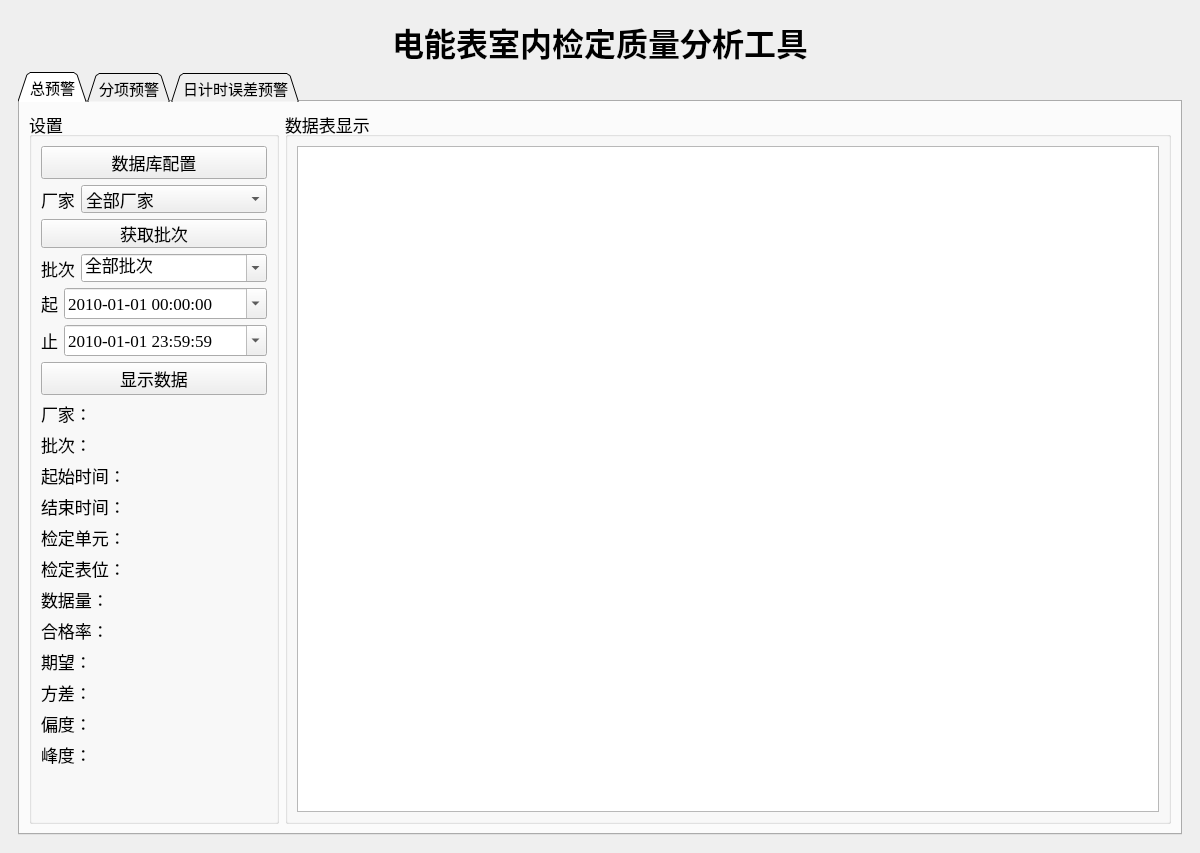
<?xml version="1.0" encoding="UTF-8"?>
<ui version="4.0">
 <class>MainWindow</class>
 <widget class="QMainWindow" name="MainWindow">
  <property name="windowModality">
   <enum>Qt::WindowModal</enum>
  </property>
  <property name="geometry">
   <rect>
    <x>0</x>
    <y>0</y>
    <width>1200</width>
    <height>853</height>
   </rect>
  </property>
  <property name="minimumSize">
   <size>
    <width>1200</width>
    <height>853</height>
   </size>
  </property>
  <property name="font">
   <font>
    <family>Times New Roman</family>
   </font>
  </property>
  <property name="contextMenuPolicy">
   <enum>Qt::DefaultContextMenu</enum>
  </property>
  <property name="windowTitle">
   <string>电能表室内检定质量分析工具</string>
  </property>
  <property name="autoFillBackground">
   <bool>false</bool>
  </property>
  <widget class="QWidget" name="centralWidget">
   <layout class="QGridLayout" name="gridLayout_2">
    <item row="0" column="0">
     <widget class="QTabWidget" name="tabWidget">
      <property name="font">
       <font>
        <pointsize>11</pointsize>
       </font>
      </property>
      <property name="autoFillBackground">
       <bool>true</bool>
      </property>
      <property name="tabShape">
       <enum>QTabWidget::Triangular</enum>
      </property>
      <property name="currentIndex">
       <number>0</number>
      </property>
      <property name="elideMode">
       <enum>Qt::ElideNone</enum>
      </property>
      <property name="documentMode">
       <bool>true</bool>
      </property>
      <property name="tabsClosable">
       <bool>false</bool>
      </property>
      <property name="movable">
       <bool>false</bool>
      </property>
      <property name="tabBarAutoHide">
       <bool>true</bool>
      </property>
      <widget class="QWidget" name="tab_1">
       <attribute name="title">
        <string>检定质量分析</string>
       </attribute>
       <layout class="QGridLayout" name="gridLayout_6">
        <item row="1" column="0">
         <widget class="QTabWidget" name="tabWidget_2">
          <property name="tabShape">
           <enum>QTabWidget::Triangular</enum>
          </property>
          <property name="currentIndex">
           <number>0</number>
          </property>
          <property name="documentMode">
           <bool>false</bool>
          </property>
          <property name="tabsClosable">
           <bool>false</bool>
          </property>
          <widget class="QWidget" name="tab_3">
           <attribute name="title">
            <string>总预警</string>
           </attribute>
           <layout class="QGridLayout" name="gridLayout">
            <item row="0" column="0">
             <layout class="QHBoxLayout" name="horizontalLayout">
              <item>
               <widget class="QGroupBox" name="groupBox_3">
                <property name="sizePolicy">
                 <sizepolicy hsizetype="Expanding" vsizetype="Preferred">
                  <horstretch>0</horstretch>
                  <verstretch>0</verstretch>
                 </sizepolicy>
                </property>
                <property name="maximumSize">
                 <size>
                  <width>250</width>
                  <height>16777215</height>
                 </size>
                </property>
                <property name="font">
                 <font>
                  <family>Times New Roman</family>
                  <pointsize>13</pointsize>
                 </font>
                </property>
                <property name="title">
                 <string>设置</string>
                </property>
                <property name="flat">
                 <bool>true</bool>
                </property>
                <layout class="QGridLayout" name="gridLayout_10">
                 <item row="0" column="0">
                  <layout class="QVBoxLayout" name="verticalLayout_2">
                   <item>
                    <widget class="QPushButton" name="pushButton_database_setting">
                     <property name="sizePolicy">
                      <sizepolicy hsizetype="Preferred" vsizetype="Fixed">
                       <horstretch>0</horstretch>
                       <verstretch>0</verstretch>
                      </sizepolicy>
                     </property>
                     <property name="font">
                      <font>
                       <pointsize>13</pointsize>
                      </font>
                     </property>
                     <property name="text">
                      <string>数据库配置</string>
                     </property>
                    </widget>
                   </item>
                   <item>
                    <layout class="QFormLayout" name="formLayout">
                     <item row="0" column="0">
                      <widget class="QLabel" name="Label_3">
                       <property name="text">
                        <string>厂家</string>
                       </property>
                      </widget>
                     </item>
                     <item row="0" column="1">
                      <widget class="QComboBox" name="ComboBox_factory">
                       <property name="font">
                        <font>
                         <pointsize>13</pointsize>
                        </font>
                       </property>
                       <property name="editable">
                        <bool>false</bool>
                       </property>
                       <item>
                        <property name="text">
                         <string>全部厂家</string>
                        </property>
                       </item>
                      </widget>
                     </item>
                    </layout>
                   </item>
                   <item>
                    <widget class="QPushButton" name="pushButton_batch">
                     <property name="maximumSize">
                      <size>
                       <width>16777215</width>
                       <height>29</height>
                      </size>
                     </property>
                     <property name="font">
                      <font>
                       <pointsize>13</pointsize>
                      </font>
                     </property>
                     <property name="text">
                      <string>获取批次</string>
                     </property>
                    </widget>
                   </item>
                   <item>
                    <layout class="QFormLayout" name="formLayout_4">
                     <item row="0" column="0">
                      <widget class="QLabel" name="Label">
                       <property name="text">
                        <string>批次</string>
                       </property>
                      </widget>
                     </item>
                     <item row="0" column="1">
                      <widget class="QComboBox" name="ComboBox_batch">
                       <property name="font">
                        <font>
                         <pointsize>13</pointsize>
                        </font>
                       </property>
                       <property name="editable">
                        <bool>true</bool>
                       </property>
                       <item>
                        <property name="text">
                         <string>全部批次</string>
                        </property>
                       </item>
                      </widget>
                     </item>
                    </layout>
                   </item>
                   <item>
                    <layout class="QFormLayout" name="formLayout_5">
                     <item row="0" column="0">
                      <widget class="QLabel" name="Label_alert_start">
                       <property name="text">
                        <string>起</string>
                       </property>
                      </widget>
                     </item>
                     <item row="1" column="0">
                      <widget class="QLabel" name="Label_alert_end">
                       <property name="text">
                        <string>止</string>
                       </property>
                      </widget>
                     </item>
                     <item row="1" column="1">
                      <widget class="QDateTimeEdit" name="DateTimeEdit_alert_end">
                       <property name="sizePolicy">
                        <sizepolicy hsizetype="Preferred" vsizetype="Fixed">
                         <horstretch>0</horstretch>
                         <verstretch>0</verstretch>
                        </sizepolicy>
                       </property>
                       <property name="minimumSize">
                        <size>
                         <width>0</width>
                         <height>31</height>
                        </size>
                       </property>
                       <property name="dateTime">
                        <datetime>
                         <hour>23</hour>
                         <minute>59</minute>
                         <second>59</second>
                         <year>2010</year>
                         <month>1</month>
                         <day>1</day>
                        </datetime>
                       </property>
                       <property name="displayFormat">
                        <string>yyyy-MM-dd HH:mm:ss</string>
                       </property>
                       <property name="calendarPopup">
                        <bool>true</bool>
                       </property>
                      </widget>
                     </item>
                     <item row="0" column="1">
                      <widget class="QDateTimeEdit" name="DateTimeEdit_alert_start">
                       <property name="sizePolicy">
                        <sizepolicy hsizetype="Preferred" vsizetype="Fixed">
                         <horstretch>0</horstretch>
                         <verstretch>0</verstretch>
                        </sizepolicy>
                       </property>
                       <property name="minimumSize">
                        <size>
                         <width>0</width>
                         <height>31</height>
                        </size>
                       </property>
                       <property name="dateTime">
                        <datetime>
                         <hour>0</hour>
                         <minute>0</minute>
                         <second>0</second>
                         <year>2010</year>
                         <month>1</month>
                         <day>1</day>
                        </datetime>
                       </property>
                       <property name="displayFormat">
                        <string>yyyy-MM-dd HH:mm:ss</string>
                       </property>
                       <property name="calendarPopup">
                        <bool>true</bool>
                       </property>
                      </widget>
                     </item>
                    </layout>
                   </item>
                   <item>
                    <widget class="QPushButton" name="pushButton_alert">
                     <property name="sizePolicy">
                      <sizepolicy hsizetype="Preferred" vsizetype="Fixed">
                       <horstretch>0</horstretch>
                       <verstretch>0</verstretch>
                      </sizepolicy>
                     </property>
                     <property name="font">
                      <font>
                       <pointsize>13</pointsize>
                      </font>
                     </property>
                     <property name="text">
                      <string>显示数据</string>
                     </property>
                    </widget>
                   </item>
                   <item>
                    <widget class="QLabel" name="label_factory">
                     <property name="text">
                      <string>厂家：</string>
                     </property>
                    </widget>
                   </item>
                   <item>
                    <widget class="QLabel" name="label_batch">
                     <property name="text">
                      <string>批次：</string>
                     </property>
                    </widget>
                   </item>
                   <item>
                    <widget class="QLabel" name="label_StartDate_alert">
                     <property name="text">
                      <string>起始时间：</string>
                     </property>
                    </widget>
                   </item>
                   <item>
                    <widget class="QLabel" name="label_EndDate_alert">
                     <property name="text">
                      <string>结束时间：</string>
                     </property>
                    </widget>
                   </item>
                   <item>
                    <widget class="QLabel" name="label_stationID">
                     <property name="text">
                      <string>检定单元：</string>
                     </property>
                    </widget>
                   </item>
                   <item>
                    <widget class="QLabel" name="label_meterID">
                     <property name="text">
                      <string>检定表位：</string>
                     </property>
                    </widget>
                   </item>
                   <item>
                    <widget class="QLabel" name="label_num">
                     <property name="text">
                      <string>数据量：</string>
                     </property>
                    </widget>
                   </item>
                   <item>
                    <widget class="QLabel" name="label_FPY">
                     <property name="text">
                      <string>合格率：</string>
                     </property>
                    </widget>
                   </item>
                   <item>
                    <widget class="QLabel" name="label_mean">
                     <property name="text">
                      <string>期望：</string>
                     </property>
                    </widget>
                   </item>
                   <item>
                    <widget class="QLabel" name="label_var">
                     <property name="text">
                      <string>方差：</string>
                     </property>
                    </widget>
                   </item>
                   <item>
                    <widget class="QLabel" name="label_skew">
                     <property name="text">
                      <string>偏度：</string>
                     </property>
                    </widget>
                   </item>
                   <item>
                    <widget class="QLabel" name="label_kurtosis">
                     <property name="text">
                      <string>峰度：</string>
                     </property>
                    </widget>
                   </item>
                   <item>
                    <spacer name="verticalSpacer_2">
                     <property name="orientation">
                      <enum>Qt::Vertical</enum>
                     </property>
                     <property name="sizeHint" stdset="0">
                      <size>
                       <width>118</width>
                       <height>549</height>
                      </size>
                     </property>
                    </spacer>
                   </item>
                  </layout>
                 </item>
                </layout>
               </widget>
              </item>
              <item>
               <widget class="QGroupBox" name="groupBox_4">
                <property name="font">
                 <font>
                  <family>Times New Roman</family>
                  <pointsize>13</pointsize>
                 </font>
                </property>
                <property name="title">
                 <string>数据表显示</string>
                </property>
                <property name="flat">
                 <bool>true</bool>
                </property>
                <property name="checkable">
                 <bool>false</bool>
                </property>
                <layout class="QGridLayout" name="gridLayout_5">
                 <item row="0" column="0">
                  <widget class="QTableWidget" name="tableWidget_alert">
                   <property name="alternatingRowColors">
                    <bool>true</bool>
                   </property>
                  </widget>
                 </item>
                </layout>
               </widget>
              </item>
             </layout>
            </item>
           </layout>
          </widget>
          <widget class="QWidget" name="tab_4">
           <attribute name="title">
            <string>分项预警</string>
           </attribute>
           <layout class="QGridLayout" name="gridLayout_3">
            <item row="0" column="0">
             <layout class="QHBoxLayout" name="horizontalLayout_2">
              <item>
               <widget class="QGroupBox" name="groupBox_5">
                <property name="sizePolicy">
                 <sizepolicy hsizetype="Expanding" vsizetype="Preferred">
                  <horstretch>0</horstretch>
                  <verstretch>0</verstretch>
                 </sizepolicy>
                </property>
                <property name="maximumSize">
                 <size>
                  <width>250</width>
                  <height>16777215</height>
                 </size>
                </property>
                <property name="font">
                 <font>
                  <family>Times New Roman</family>
                  <pointsize>13</pointsize>
                 </font>
                </property>
                <property name="title">
                 <string>设置</string>
                </property>
                <property name="flat">
                 <bool>true</bool>
                </property>
                <layout class="QGridLayout" name="gridLayout_9">
                 <item row="1" column="0">
                  <layout class="QVBoxLayout" name="verticalLayout">
                   <item>
                    <layout class="QFormLayout" name="formLayout_3">
                     <item row="1" column="0">
                      <widget class="QLabel" name="Label_2">
                       <property name="text">
                        <string>厂家</string>
                       </property>
                      </widget>
                     </item>
                     <item row="1" column="1">
                      <widget class="QComboBox" name="ComboBox_factory_sub">
                       <property name="font">
                        <font>
                         <pointsize>13</pointsize>
                        </font>
                       </property>
                       <property name="editable">
                        <bool>false</bool>
                       </property>
                       <item>
                        <property name="text">
                         <string>全部厂家</string>
                        </property>
                       </item>
                      </widget>
                     </item>
                    </layout>
                   </item>
                   <item>
                    <widget class="QPushButton" name="pushButton_batch_sub">
                     <property name="text">
                      <string>获取批次</string>
                     </property>
                    </widget>
                   </item>
                   <item>
                    <layout class="QFormLayout" name="formLayout_2">
                     <item row="1" column="0">
                      <widget class="QLabel" name="Label_4">
                       <property name="text">
                        <string>批次</string>
                       </property>
                      </widget>
                     </item>
                     <item row="1" column="1">
                      <widget class="QComboBox" name="ComboBox_batch_sub">
                       <property name="font">
                        <font>
                         <pointsize>13</pointsize>
                        </font>
                       </property>
                       <property name="editable">
                        <bool>true</bool>
                       </property>
                       <item>
                        <property name="text">
                         <string>全部批次</string>
                        </property>
                       </item>
                      </widget>
                     </item>
                     <item row="2" column="0">
                      <widget class="QLabel" name="Label_5">
                       <property name="text">
                        <string>项目</string>
                       </property>
                      </widget>
                     </item>
                     <item row="2" column="1">
                      <widget class="QComboBox" name="ComboBox_itemname">
                       <property name="font">
                        <font>
                         <pointsize>13</pointsize>
                        </font>
                       </property>
                       <item>
                        <property name="text">
                         <string>P+,H,(1.0Ib,1.0)</string>
                        </property>
                       </item>
                       <item>
                        <property name="text">
                         <string>P+,H,(1.0Ib,0.5L)</string>
                        </property>
                       </item>
                       <item>
                        <property name="text">
                         <string>P+,H,(0.2Ib,0.5L)</string>
                        </property>
                       </item>
                       <item>
                        <property name="text">
                         <string>P+,H,(0.1Ib,1.0)</string>
                        </property>
                       </item>
                       <item>
                        <property name="text">
                         <string>P+,H,(0.1Ib,0.5L)</string>
                        </property>
                       </item>
                       <item>
                        <property name="text">
                         <string>P+,H,(0.05Ib,1.0)</string>
                        </property>
                       </item>
                       <item>
                        <property name="text">
                         <string>P+,H,(Imax,1.0)</string>
                        </property>
                       </item>
                       <item>
                        <property name="text">
                         <string>P+,H,(Imax,0.5L)</string>
                        </property>
                       </item>
                       <item>
                        <property name="text">
                         <string>P+,H,(0.5Imax,1.0)</string>
                        </property>
                       </item>
                       <item>
                        <property name="text">
                         <string>P+,H,(0.5Imax,0.5L)</string>
                        </property>
                       </item>
                      </widget>
                     </item>
                    </layout>
                   </item>
                   <item>
                    <layout class="QFormLayout" name="formLayout_6">
                     <item row="0" column="0">
                      <widget class="QLabel" name="Label_alert_start_2">
                       <property name="text">
                        <string>起</string>
                       </property>
                      </widget>
                     </item>
                     <item row="0" column="1">
                      <widget class="QDateTimeEdit" name="DateTimeEdit_subalert_start">
                       <property name="minimumSize">
                        <size>
                         <width>0</width>
                         <height>31</height>
                        </size>
                       </property>
                       <property name="dateTime">
                        <datetime>
                         <hour>0</hour>
                         <minute>0</minute>
                         <second>0</second>
                         <year>2010</year>
                         <month>1</month>
                         <day>1</day>
                        </datetime>
                       </property>
                       <property name="displayFormat">
                        <string>yyyy-MM-dd HH:mm:ss</string>
                       </property>
                       <property name="calendarPopup">
                        <bool>true</bool>
                       </property>
                      </widget>
                     </item>
                     <item row="1" column="0">
                      <widget class="QLabel" name="Label_alert_end_2">
                       <property name="text">
                        <string>止</string>
                       </property>
                      </widget>
                     </item>
                     <item row="1" column="1">
                      <widget class="QDateTimeEdit" name="DateTimeEdit_subalert_end">
                       <property name="minimumSize">
                        <size>
                         <width>0</width>
                         <height>31</height>
                        </size>
                       </property>
                       <property name="dateTime">
                        <datetime>
                         <hour>23</hour>
                         <minute>59</minute>
                         <second>59</second>
                         <year>2010</year>
                         <month>1</month>
                         <day>1</day>
                        </datetime>
                       </property>
                       <property name="displayFormat">
                        <string>yyyy-MM-dd HH:mm:ss</string>
                       </property>
                       <property name="calendarPopup">
                        <bool>true</bool>
                       </property>
                      </widget>
                     </item>
                    </layout>
                   </item>
                   <item>
                    <widget class="QPushButton" name="pushButton_subalert">
                     <property name="font">
                      <font>
                       <pointsize>13</pointsize>
                      </font>
                     </property>
                     <property name="text">
                      <string>显示数据</string>
                     </property>
                    </widget>
                   </item>
                   <item>
                    <widget class="QLabel" name="label_factory_sub">
                     <property name="text">
                      <string>厂家：</string>
                     </property>
                    </widget>
                   </item>
                   <item>
                    <widget class="QLabel" name="label_batch_sub">
                     <property name="text">
                      <string>批次：</string>
                     </property>
                    </widget>
                   </item>
                   <item>
                    <widget class="QLabel" name="label_itemname">
                     <property name="text">
                      <string>项目：</string>
                     </property>
                    </widget>
                   </item>
                   <item>
                    <widget class="QLabel" name="label_StartDate_subalert">
                     <property name="text">
                      <string>起始时间：</string>
                     </property>
                    </widget>
                   </item>
                   <item>
                    <widget class="QLabel" name="label_EndDate_subalert">
                     <property name="text">
                      <string>结束时间：</string>
                     </property>
                    </widget>
                   </item>
                   <item>
                    <widget class="QLabel" name="label_stationID_sub">
                     <property name="text">
                      <string>检定单元：</string>
                     </property>
                    </widget>
                   </item>
                   <item>
                    <widget class="QLabel" name="label_meterID_sub">
                     <property name="text">
                      <string>检定表位：</string>
                     </property>
                    </widget>
                   </item>
                   <item>
                    <widget class="QLabel" name="label_num_sub">
                     <property name="text">
                      <string>数据量：</string>
                     </property>
                    </widget>
                   </item>
                   <item>
                    <widget class="QLabel" name="label_FPY_sub">
                     <property name="text">
                      <string>合格率：</string>
                     </property>
                    </widget>
                   </item>
                   <item>
                    <widget class="QLabel" name="label_mean_sub">
                     <property name="text">
                      <string>期望：</string>
                     </property>
                    </widget>
                   </item>
                   <item>
                    <widget class="QLabel" name="label_var_sub">
                     <property name="text">
                      <string>方差：</string>
                     </property>
                    </widget>
                   </item>
                   <item>
                    <widget class="QLabel" name="label_skew_sub">
                     <property name="text">
                      <string>偏度：</string>
                     </property>
                    </widget>
                   </item>
                   <item>
                    <widget class="QLabel" name="label_kurtosis_sub">
                     <property name="text">
                      <string>峰度：</string>
                     </property>
                    </widget>
                   </item>
                   <item>
                    <spacer name="verticalSpacer_3">
                     <property name="orientation">
                      <enum>Qt::Vertical</enum>
                     </property>
                     <property name="sizeHint" stdset="0">
                      <size>
                       <width>118</width>
                       <height>549</height>
                      </size>
                     </property>
                    </spacer>
                   </item>
                  </layout>
                 </item>
                </layout>
               </widget>
              </item>
              <item>
               <widget class="QGroupBox" name="groupBox_6">
                <property name="font">
                 <font>
                  <family>Times New Roman</family>
                  <pointsize>13</pointsize>
                 </font>
                </property>
                <property name="title">
                 <string>数据表显示</string>
                </property>
                <property name="flat">
                 <bool>true</bool>
                </property>
                <property name="checkable">
                 <bool>false</bool>
                </property>
                <layout class="QGridLayout" name="gridLayout_7">
                 <item row="0" column="0">
                  <widget class="QTableWidget" name="tableWidget_subalert">
                   <property name="alternatingRowColors">
                    <bool>true</bool>
                   </property>
                  </widget>
                 </item>
                </layout>
               </widget>
              </item>
             </layout>
            </item>
           </layout>
          </widget>
          <widget class="QWidget" name="tab_5">
           <attribute name="title">
            <string>日计时误差预警</string>
           </attribute>
           <layout class="QGridLayout" name="gridLayout_4">
            <item row="0" column="0">
             <widget class="QGroupBox" name="groupBox_7">
              <property name="sizePolicy">
               <sizepolicy hsizetype="Expanding" vsizetype="Preferred">
                <horstretch>0</horstretch>
                <verstretch>0</verstretch>
               </sizepolicy>
              </property>
              <property name="maximumSize">
               <size>
                <width>250</width>
                <height>16777215</height>
               </size>
              </property>
              <property name="font">
               <font>
                <family>Times New Roman</family>
                <pointsize>13</pointsize>
               </font>
              </property>
              <property name="title">
               <string>设置</string>
              </property>
              <property name="flat">
               <bool>true</bool>
              </property>
              <layout class="QVBoxLayout" name="verticalLayout_7">
               <item>
                <layout class="QVBoxLayout" name="verticalLayout_8">
                 <item>
                  <layout class="QFormLayout" name="formLayout_7">
                   <item row="0" column="0">
                    <widget class="QLabel" name="Label_alert_start_3">
                     <property name="text">
                      <string>起</string>
                     </property>
                    </widget>
                   </item>
                   <item row="1" column="0">
                    <widget class="QLabel" name="Label_alert_end_3">
                     <property name="text">
                      <string>止</string>
                     </property>
                    </widget>
                   </item>
                   <item row="1" column="1">
                    <widget class="QDateTimeEdit" name="DateTimeEdit_terror_end">
                     <property name="minimumSize">
                      <size>
                       <width>0</width>
                       <height>31</height>
                      </size>
                     </property>
                     <property name="dateTime">
                      <datetime>
                       <hour>23</hour>
                       <minute>59</minute>
                       <second>59</second>
                       <year>2010</year>
                       <month>1</month>
                       <day>1</day>
                      </datetime>
                     </property>
                     <property name="displayFormat">
                      <string>yyyy-MM-dd HH:mm:ss</string>
                     </property>
                     <property name="calendarPopup">
                      <bool>true</bool>
                     </property>
                    </widget>
                   </item>
                   <item row="0" column="1">
                    <widget class="QDateTimeEdit" name="DateTimeEdit_terror_start">
                     <property name="minimumSize">
                      <size>
                       <width>0</width>
                       <height>31</height>
                      </size>
                     </property>
                     <property name="dateTime">
                      <datetime>
                       <hour>0</hour>
                       <minute>0</minute>
                       <second>0</second>
                       <year>2010</year>
                       <month>1</month>
                       <day>1</day>
                      </datetime>
                     </property>
                     <property name="displayFormat">
                      <string>yyyy-MM-dd HH:mm:ss</string>
                     </property>
                     <property name="calendarPopup">
                      <bool>true</bool>
                     </property>
                    </widget>
                   </item>
                  </layout>
                 </item>
                 <item>
                  <widget class="QPushButton" name="pushButton_terror">
                   <property name="font">
                    <font>
                     <pointsize>13</pointsize>
                    </font>
                   </property>
                   <property name="text">
                    <string>显示数据</string>
                   </property>
                  </widget>
                 </item>
                 <item>
                  <widget class="QLabel" name="label_StartDate_terror">
                   <property name="text">
                    <string>起始时间：</string>
                   </property>
                  </widget>
                 </item>
                 <item>
                  <widget class="QLabel" name="label_EndDate_terror">
                   <property name="text">
                    <string>结束时间：</string>
                   </property>
                  </widget>
                 </item>
                 <item>
                  <widget class="QLabel" name="label_stationID_terror">
                   <property name="text">
                    <string>检定单元：</string>
                   </property>
                  </widget>
                 </item>
                 <item>
                  <widget class="QLabel" name="label_num_terror">
                   <property name="text">
                    <string>数据量：</string>
                   </property>
                  </widget>
                 </item>
                 <item>
                  <widget class="QLabel" name="label_mean_terror">
                   <property name="text">
                    <string>期望：</string>
                   </property>
                  </widget>
                 </item>
                </layout>
               </item>
               <item>
                <spacer name="verticalSpacer_4">
                 <property name="orientation">
                  <enum>Qt::Vertical</enum>
                 </property>
                 <property name="sizeHint" stdset="0">
                  <size>
                   <width>118</width>
                   <height>549</height>
                  </size>
                 </property>
                </spacer>
               </item>
              </layout>
             </widget>
            </item>
            <item row="0" column="1">
             <widget class="QGroupBox" name="groupBox_8">
              <property name="font">
               <font>
                <family>Times New Roman</family>
                <pointsize>13</pointsize>
               </font>
              </property>
              <property name="title">
               <string>数据表显示</string>
              </property>
              <property name="flat">
               <bool>true</bool>
              </property>
              <property name="checkable">
               <bool>false</bool>
              </property>
              <layout class="QGridLayout" name="gridLayout_8">
               <item row="0" column="0">
                <widget class="QTableWidget" name="tableWidget_terror">
                 <property name="alternatingRowColors">
                  <bool>true</bool>
                 </property>
                </widget>
               </item>
              </layout>
             </widget>
            </item>
           </layout>
          </widget>
         </widget>
        </item>
        <item row="0" column="0">
         <widget class="QLabel" name="label">
          <property name="font">
           <font>
            <pointsize>24</pointsize>
            <weight>75</weight>
            <bold>true</bold>
           </font>
          </property>
          <property name="text">
           <string>电能表室内检定质量分析工具</string>
          </property>
          <property name="alignment">
           <set>Qt::AlignCenter</set>
          </property>
         </widget>
        </item>
       </layout>
      </widget>
     </widget>
    </item>
   </layout>
  </widget>
 </widget>
 <resources/>
 <connections/>
</ui>
